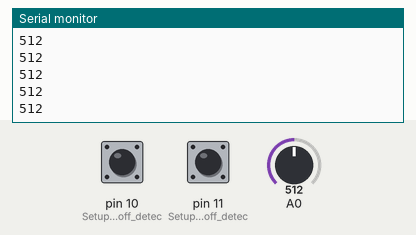
Simulated run of this sketch. Board: Arduino Uno, built with avr-gcc and run on an emulated ATmega328P. Shown: the last lines printed to the serial monitor. The test bench sets the inputs (shaded band); at power-on: pin 10 (Setup_for_leads_off_detec) LOW, A0 = 512, pin 11 (Setup_for_leads_off_detec) LOW.

Above: at 1.2 s.
1.3 s: pin 10 (Setup_for_leads_off_detec) pulled HIGH for 0.15 s
4.4 s: A0 set to 716
At 5.5 s:
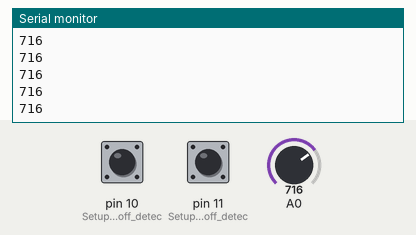
6.5 s: A0 set to 900
At 7.0 s:
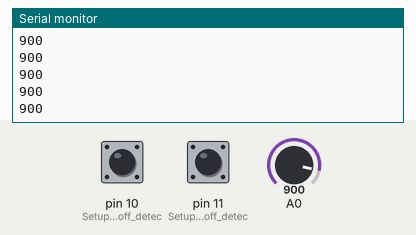
Timing chart, 0 to 9.5 s (numbered marks = the images above; inputs shaded):
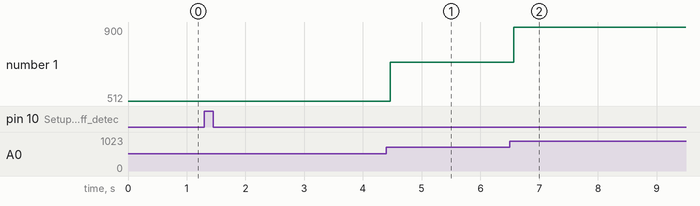

Measured:
- after the input at 4.4 s, the serial monitor: prints a new line after 0.07 s (image 1)
- after the input at 6.5 s, the serial monitor: prints a new line after 0.07 s (image 2)
- plotted number 1: 512 → 716 after the input at 4.4 s, 716 → 900 after the input at 6.5 s

The sketch:

ad8232-capture.ino
```cpp
/******************************************************************************
development environment specifics:
  IDE: Arduino 1.0.5
  Hardware Platform: Redboard Artemis
  AD8232 Heart Monitor Version: 1.0
******************************************************************************/
#include <Chrono.h>

int timepassed = 0; //is in seconds

void readECG()
{
  if((digitalRead(10) == 1)||(digitalRead(11) == 1)){
    Serial.println('!');
  }
  else {
    // send the value of analog input 0:
      Serial.println(analogRead(A0));
  }

}

void setup() {
  Serial.begin(9600);
  pinMode(10, INPUT); // Setup for leads off detection LO +
  pinMode(11, INPUT); // Setup for leads off detection LO -
}

void loop() {
  Chrono time;
  while (time.hasPassed(5000) == false)
  {
    readECG(); //add commas with Serial.print(','); if a .csv file is needed instead of .tsv
    delay(1); //apparently to prevent serial data saturation?
  }
  timepassed = timepassed + 5;
  Serial.println(" ");
  Serial.println(String(timepassed) + "seconds have passed"); //to check elapsed time
  Serial.println(" ");

}
```
